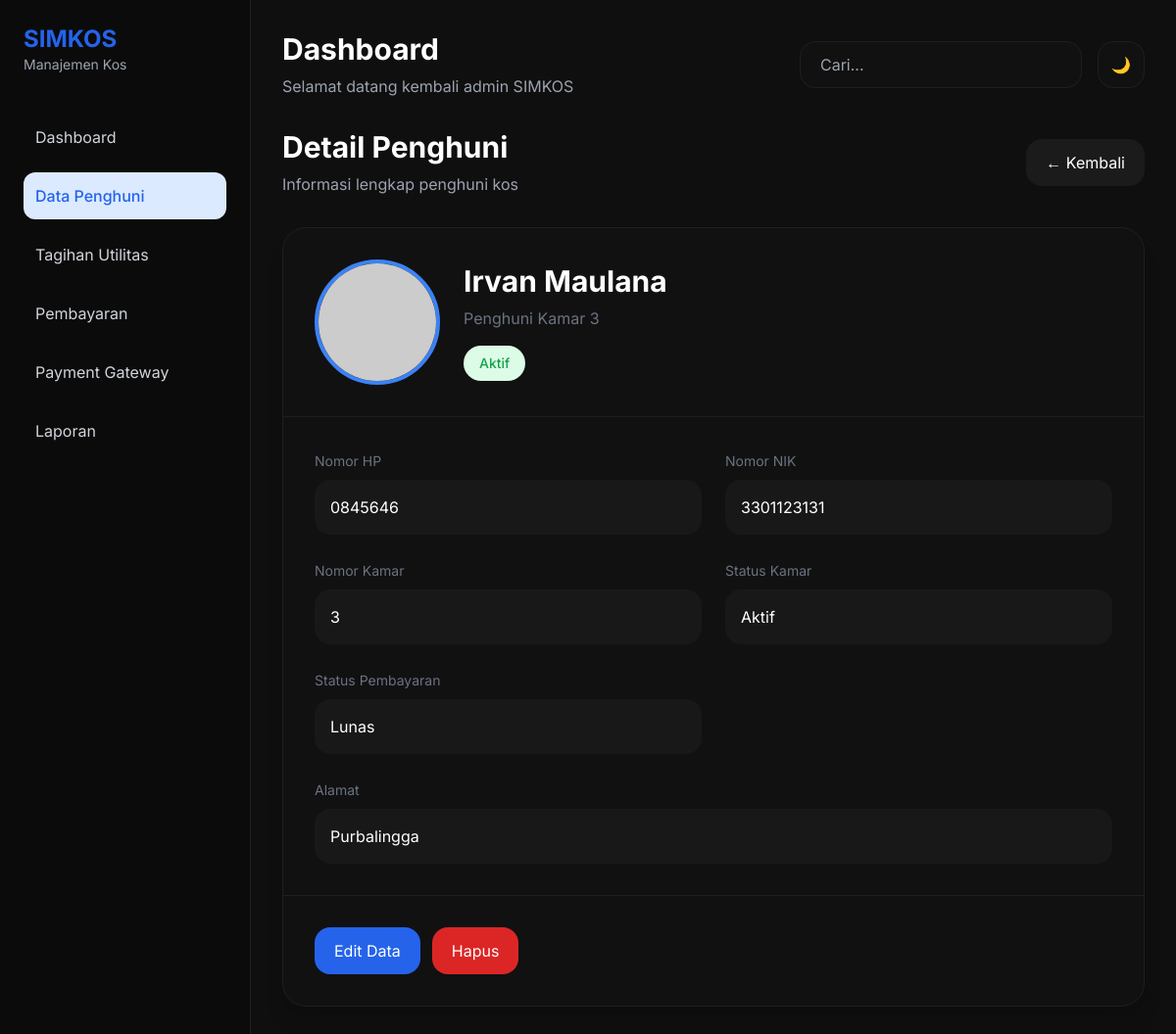
/penghuni/detail.php?id=1, run on an earlier commit of the app's database.
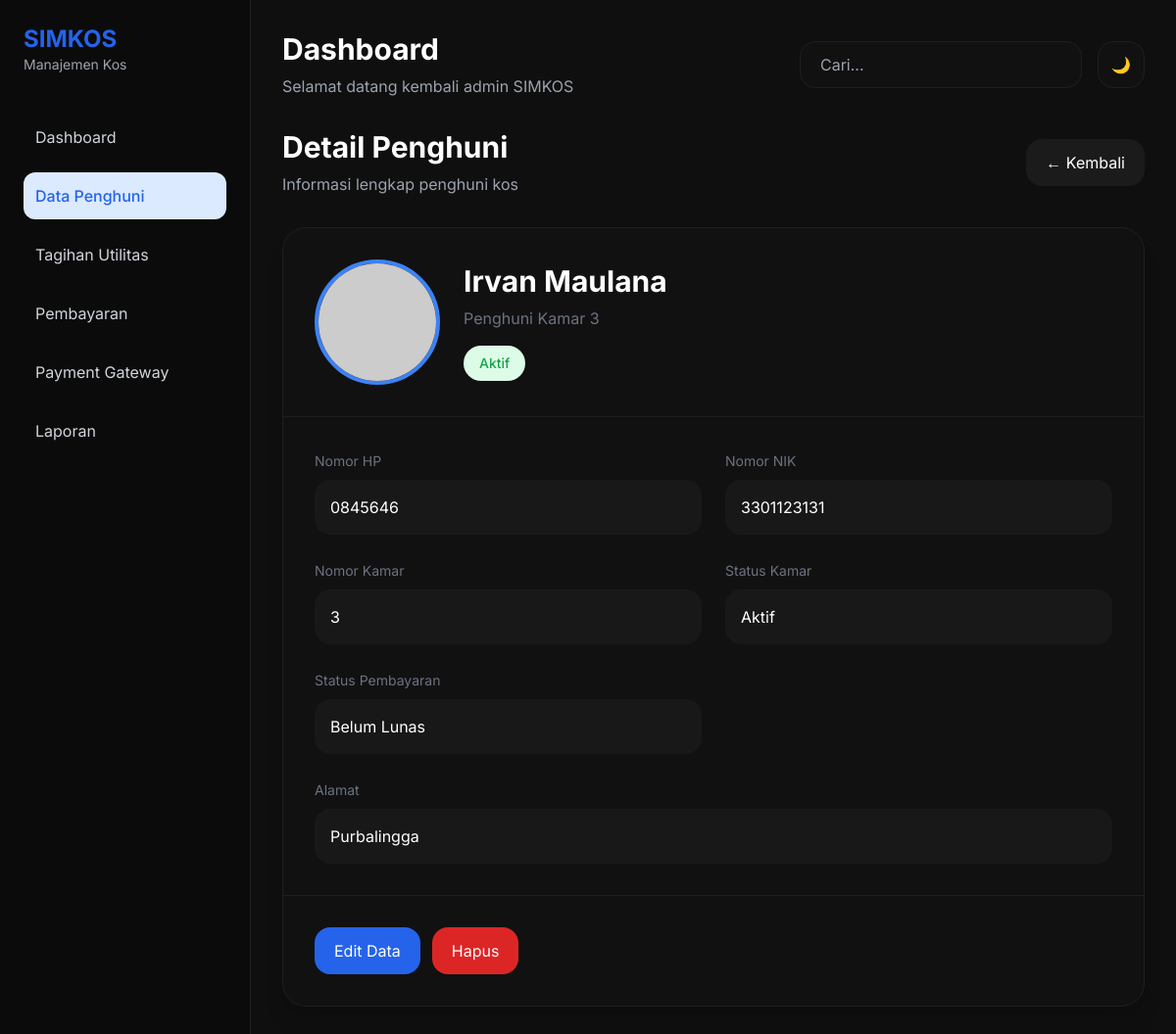
And on a later commit of the database.
### tables this page shows
CREATE TABLE `penghuni` (
  `no` int(11) NOT NULL,
  `no_kamar` int(11) NOT NULL,
  `nik` varchar(16) NOT NULL,
  `nama_lengkap` varchar(100) NOT NULL,
  `alamat` text NOT NULL,
  `no_hp` varchar(15) NOT NULL,
  `status_kamar` enum('Aktif','Tidak Aktif') DEFAULT 'Aktif',
  `status_pembayaran` enum('Lunas','Menunggak','Belum Lunas') DEFAULT 'Belum Lunas'
);

### penghuni/detail.php (the view, shortened to what the changed rows need)
<?php
include '../config/koneksi.php';
$id = $_GET['id'];
$query = mysqli_query($conn, "SELECT * FROM penghuni WHERE no='$id'");
$data = mysqli_fetch_assoc($query);
?>
<!DOCTYPE html>
<html lang="en" class="dark">
<head>
    <script src="https://cdn.tailwindcss.com"></script>
</head>
<body class="bg-gray-100 dark:bg-[#0f0f0f]">
    <?php include '../components/sidebar.php'; ?>
    <div class="ml-64 p-8">
        <?php include '../components/topbar.php'; ?>
        <div class="flex items-center justify-between mb-8">
            <div>
                <h1 class="text-3xl font-bold text-gray-800 dark:text-white">
                    Detail Penghuni
                </h1>
            </div>
        </div>
        <div class="bg-white dark:bg-[#111]
        border border-gray-100 dark:border-[#1f1f1f]
        rounded-3xl shadow-xl overflow-hidden">
            <div class="p-8 border-b border-gray-100 dark:border-[#1f1f1f]">
                <div class="flex flex-col md:flex-row gap-6 items-center">
                    <div>
                        <h2 class="text-3xl font-bold text-gray-800 dark:text-white">
                            <?= $data['nama_lengkap']; ?>
                        </h2>
                        <p class="text-gray-500 mt-2">
                            Penghuni Kamar <?= $data['no_kamar']; ?>
                        </p>
                        <?php if($data['status_kamar'] == 'Aktif') : ?>
                            <span class="inline-block mt-4 px-4 py-2 rounded-full bg-green-100 text-green-600 text-sm font-medium">
                                Aktif
                            </span>
                        <?php else : ?>
                            <span class="inline-block mt-4 px-4 py-2 rounded-full bg-red-100 text-red-600 text-sm font-medium">
                                Tidak Aktif
                            </span>
                        <?php endif; ?>
                    </div>
                </div>
            </div>
            <div class="grid md:grid-cols-2 gap-6 p-8">
                <div>
                    <label class="text-gray-500 text-sm">
                        Nomor HP
                    </label>
                    <div class="mt-2 p-4 rounded-2xl bg-gray-50 dark:bg-[#181818] text-gray-800 dark:text-white">
                        <?= $data['no_hp']; ?>
                    </div>
                </div>
                <div>
                    <label class="text-gray-500 text-sm">
                        Nomor NIK
                    </label>
                    <div class="mt-2 p-4 rounded-2xl bg-gray-50 dark:bg-[#181818] text-gray-800 dark:text-white">
                        <?= $data['nik']; ?>
                    </div>
                </div>
                <div>
                    <label class="text-gray-500 text-sm">
                        Nomor Kamar
                    </label>
                    <div class="mt-2 p-4 rounded-2xl bg-gray-50 dark:bg-[#181818] text-gray-800 dark:text-white">
                        <?= $data['no_kamar']; ?>
                    </div>
                </div>
                <div>
                    <label class="text-gray-500 text-sm">
                        Status Kamar
                    </label>
                    <div class="mt-2 p-4 rounded-2xl bg-gray-50 dark:bg-[#181818] text-gray-800 dark:text-white">
                        <?= $data['status_kamar']; ?>
                    </div>
                </div>
                <div>
                    <label class="text-gray-500 text-sm">
                        Status Pembayaran
                    </label>
                    <div class="mt-2 p-4 rounded-2xl bg-gray-50 dark:bg-[#181818] text-gray-800 dark:text-white">
                        <?= $data['status_pembayaran']; ?>
                    </div>
                </div>
                <div class="md:col-span-2">
                    <label class="text-gray-500 text-sm">
                        Alamat
                    </label>
                    <div class="mt-2 p-4 rounded-2xl bg-gray-50 dark:bg-[#181818] text-gray-800 dark:text-white">
                        <?= $data['alamat']; ?>
                    </div>
                </div>
            </div>
        </div>
    </div>
</body>
</html>

What changed in the data, as far as the page shows it:
changed penghuni "Irvan Maulana": status_pembayaran "Lunas" → "Belum Lunas"
